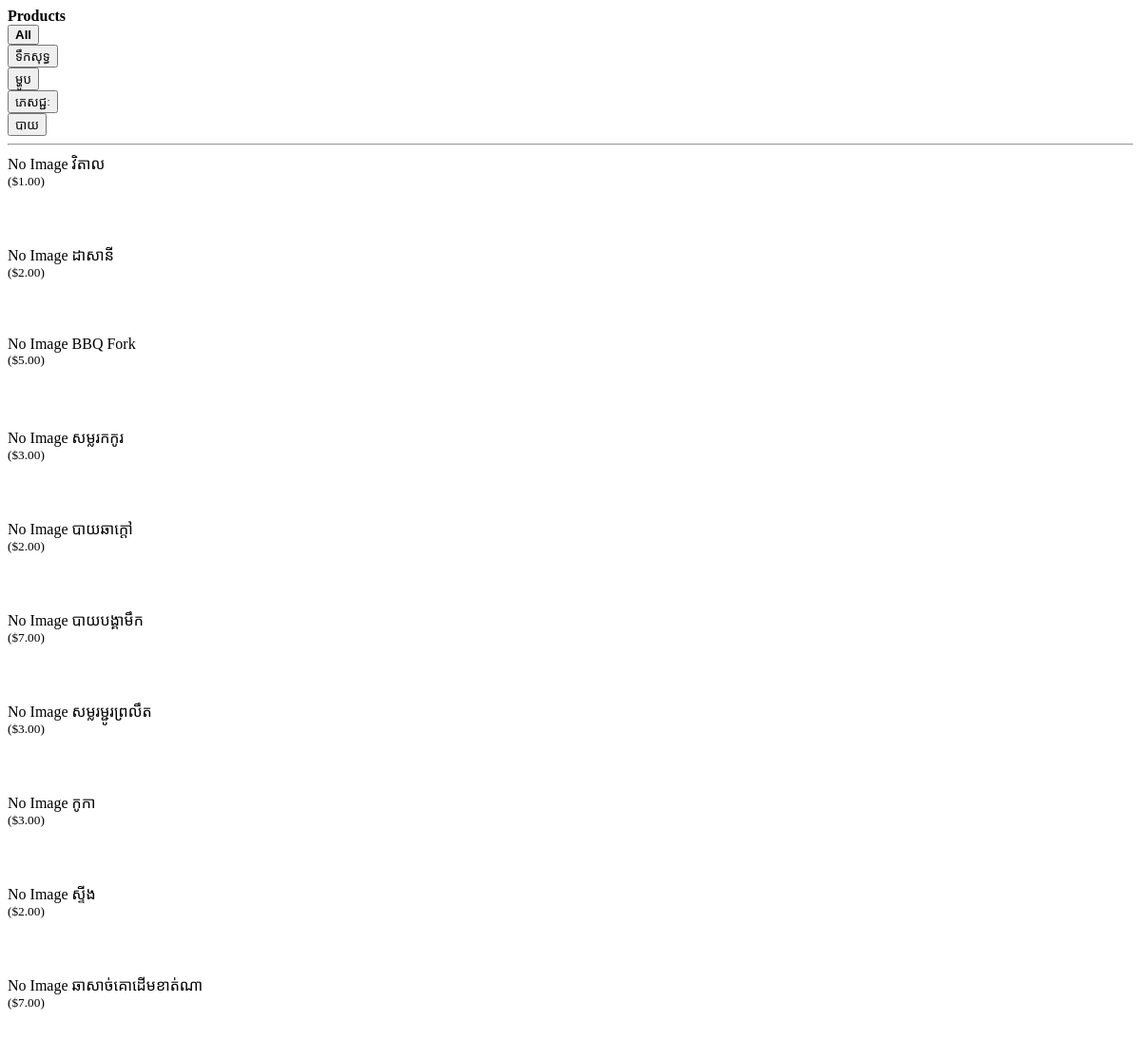
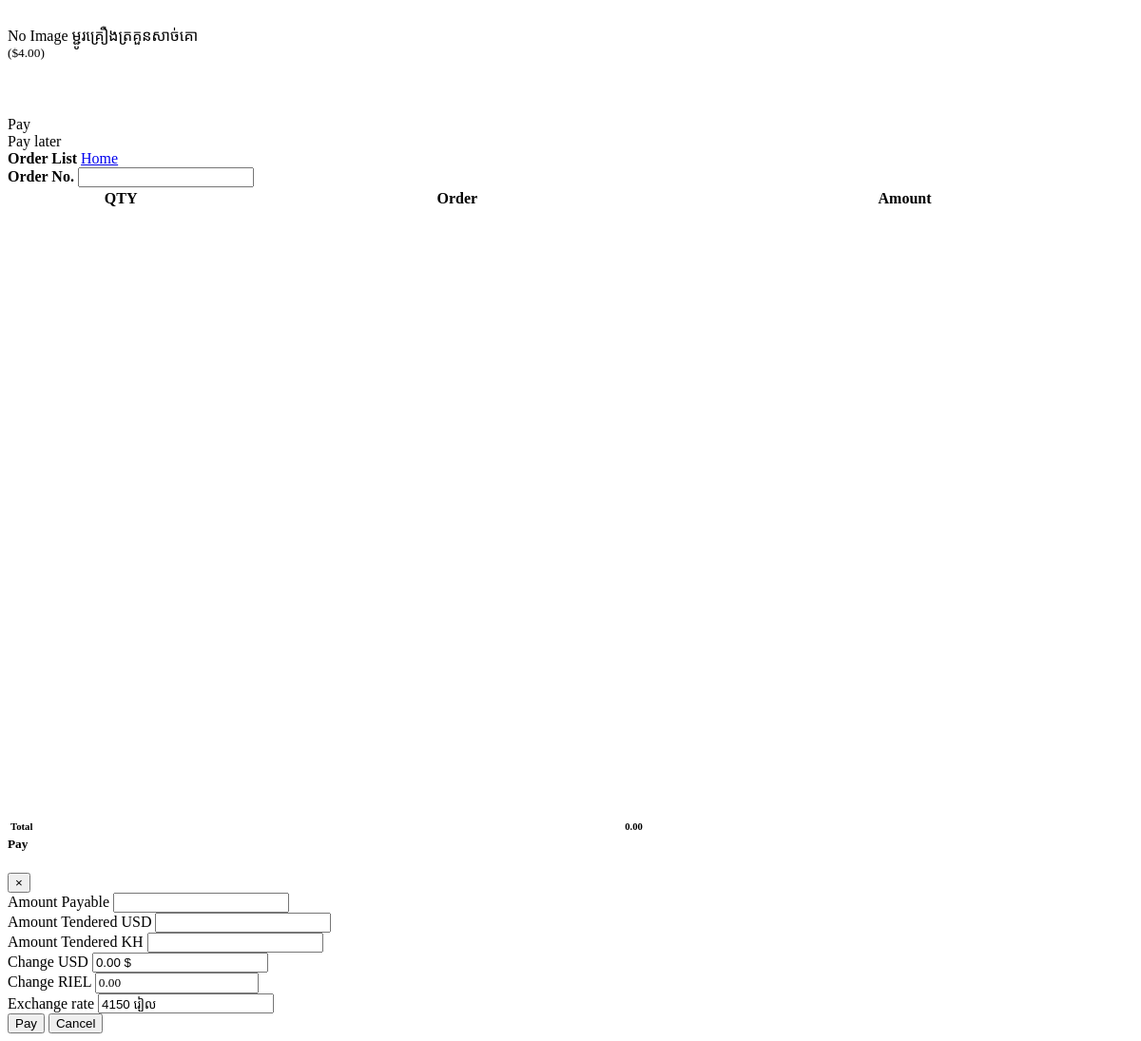
Screenshot of /sale_copy.php with the database file from the repository (2 pictures, top to bottom).
### tables this page shows
CREATE TABLE `categories` (
  `id` int(10) unsigned NOT NULL AUTO_INCREMENT,
  `cate_name` varchar(50) NOT NULL,
  `create_at` datetime NOT NULL DEFAULT current_timestamp(),
  `update_at` datetime NOT NULL DEFAULT current_timestamp(),
  PRIMARY KEY (`id`)
);

CREATE TABLE `products` (
  `id` int(10) unsigned NOT NULL AUTO_INCREMENT,
  `sub_id` int(11) unsigned DEFAULT NULL,
  `pro_name` varchar(100) DEFAULT NULL,
  `price` decimal(10,2) DEFAULT NULL,
  `image` varchar(100) NOT NULL,
  `create_at` datetime NOT NULL DEFAULT current_timestamp(),
  `update_at` datetime NOT NULL DEFAULT current_timestamp(),
  PRIMARY KEY (`id`),
  KEY `category_id` (`sub_id`),
  KEY `sub_id` (`sub_id`)
);

### sale_copy.php (the view, shortened to what this page needs)
<?php include '../db_connect.php' ?>
<div class="container-fluid o-field">
    <div class="row mt-3 ml-3 mr-3">
        <div class="col-lg-8  p-field">
            <div class="card ">
                <div class="card-header text-dark">
                    <b>Products</b>
                </div>
                <div class="card-body row" id='prod-list'>
                    <div class="col-md-12">
                        <div class=" row justify-content-start align-items-center" id="cat-list">
                            <div class="mx-3 cat-item" data-id='all'>
                                <button class="btn btn-primary"><b class="text-white">All</b></button>
                            </div>
                            <?php
                            $qry = $conn->query("SELECT * FROM categories ");
                            while ($row = $qry->fetch_assoc()) :
                            ?>
                                <div class="mx-3 cat-item" data-id='<?php echo $row['id'] ?>'>
                                    <button class="btn btn-primary"><?php echo ucwords($row['cate_name']) ?></button>
                                </div>
                            <?php endwhile; ?>
                        </div>
                        <hr>
                        <div class="row">
                            <?php
                            $prod = $conn->query("SELECT * FROM products");
                            while ($row = $prod->fetch_assoc()) :
                            ?>
                                <div class="col-md-2 mb-2">
                                    <div class="prod-item text-center " data-json='<?php echo json_encode($row) ?>' data-category-id="<?php echo $row['category_id'] ?>">
                                        <?php
                                        $image_path = '../assets/uploads/' . $row['image'];
                                        if (file_exists($image_path) && !empty($row['image'])) {
                                            echo '<img src="' . $image_path . '" alt="User Image" class="rounded" width="100%">';
                                        } else {
                                            echo 'No Image';
                                        }
                                        ?>
                                        <span>
                                            <?php echo $row['pro_name'] ?>
                                            <br>
                                            <small>($<?php echo number_format($row['price'], 2) ?>)</small>
                                        </span>
                                    </div>
                                </div>
                            <?php endwhile; ?>
                        </div>
                    </div>
                </div>
                <div class="card-footer">
                    <div class="row justify-content-center">
                        <div class="btn btn btn-sm col-sm-3 btn-primary mr-2" type="button" id="pay">Pay</div>
                        <div class="btn btn btn-sm col-sm-3 btn-primary" type="button" id="save_order">Pay later</div>
                    </div>
                </div>
            </div>
        </div>
        <div class="col-lg-4">
            <div class="card">
                <div class="card-header text-dark">
                    <b>Order List</b>
                    <span class="float:right"><a class="btn btn-primary btn-sm col-sm-3 float-right" href="../index.php" id="">
                            <i class="fa fa-home"></i> Home
                        </a></span>
                </div>
                <div class="card-body">
                    <form action="" id="manage-order">
                        <div class="bg-white" id='o-list'>
                            <div class="d-flex w-100 bg-white mb-1">
                                <label for="" class="text-dark"><b>Order No.</b></label>
                                <input type="number" class="form-control-sm" name="order_number" value="<?php echo isset($order_number) ? $order_number : '' ?>" required>
                            </div>
                            <table class="table bg-light mb-5">
                                <colgroup>
                                    <col width="20%">
                                    <col width="40%">
                                    <col width="40%">
                                    <col width="5%">
                                </colgroup>
                                <thead>
                                    <tr>
                                        <th>QTY</th>
                                        <th>Order</th>
                                        <th>Amount</th>
                                        <th></th>
                                    </tr>
                                </thead>
                            </table>
                        </div>
                        <div class="d-block bg-white" id="calc">
                            <table class="" width="100%">
                                <tbody>
                                    <tr>
                                        <td><b>
                                                <h6>Total</h6>
                                            </b></td>
                                        <td class="text-right">
                                            <span class="">
                                                <h6><b id="total_amount">0.00</b></h6>
                                            </span>
                                        </td>
                                    </tr>
                                </tbody>
                            </table>
                        </div>
                    </form>
                </div>
            </div>
        </div>
    </div>
</div>
<div class="modal fade" id="pay_modal" role='dialog'>
    <div class="modal-dialog modal-dialog-centered modal-md" role="document">
        <div class="modal-content">
            <div class="modal-header">
                <h5 class="modal-title"><b>Pay</b></h5>
                <button type="button" class="close" data-dismiss="modal" aria-label="Close">
                    <span aria-hidden="true">&times;</span>
                </button>
            </div>
            <div class="modal-body">
                <div class="container-fluid">
                    <div class="form-group">
                        <label for="">Amount Payable</label>
                        <input type="text" class="form-control text-right" id="apayable" readonly="" value="">
                    </div>
                    <div class="form-group">
                        <label for="">Amount Tendered USD</label>
                        <input type="text" class="form-control text-right" id="tendered" value=" " autocomplete="off">
                    </div>
                    <div class="form-group">
                        <label for="">Amount Tendered KH</label>
                        <input type="text" class="form-control text-right" id="tendered_kh" value=" " autocomplete="off">
                    </div>
                    <div class="form-group">
                        <label for="">Change USD</label>
                        <input type="text" class="form-control text-right" id="change" value="0.00 $" readonly="">
                    </div>
                    <div class="form-group">
                        <label for="">Change RIEL</label>
                        <input type="text" class="form-control text-right" id="changekh" value="0.00" readonly="">
                    </div>
                    <div class="form-group">
                        <label for="">Exchange rate</label>
                        <input type="text" class="form-control text-right" id="change" value="4150 រៀល" readonly="">
                    </div>
                </div>
            </div>
            <div class="modal-footer">
                <button type="submit" class="btn btn-primary btn-sm" form="manage-order">Pay</button>
                <button type="button" class="btn btn-secondary btn-sm" data-dismiss="modal">Cancel</button>
            </div>
        </div>
    </div>
</div>

### sale_copy.php (style rules this page uses)
#changekh { font-family: 'Metal', serif; }
#o-list { height: calc(87%); overflow: auto; }
#calc { position: absolute; bottom: 1rem; height: calc(10%); width: calc(98%); }
.prod-item { min-height: 12vh; cursor: pointer; }
.cat-item { cursor: pointer; }

### rows the page displays
categories: cate_name "ទឹកសុទ្ធ"
categories: cate_name "ម្ហូប"
categories: cate_name "ភេសជ្ជៈ"
categories: cate_name "បាយ"
products: shows "No Image", pro_name "វិតាល", price "1.00"
products: shows "No Image", pro_name "ដាសានី", price "2.00"
products: shows "No Image", pro_name "BBQ Fork", price "5.00"
products: shows "No Image", pro_name "សម្លរកកូរ", price "3.00"
products: shows "No Image", pro_name "បាយឆាក្ដៅ", price "2.00"
products: shows "No Image", pro_name "បាយបង្គាមឹក", price "7.00"
products: shows "No Image", pro_name "សម្លរម្ជូរព្រលឹត", price "3.00"
products: shows "No Image", pro_name "កូកា", price "3.00"
products: shows "No Image", pro_name "ស្ទីង", price "2.00"
products: shows "No Image", pro_name "ឆាសាច់គោដើមខាត់ណា", price "7.00"
products: shows "No Image", pro_name "ម្ជូរគ្រឿងត្រគួនសាច់គោ", price "4.00"
